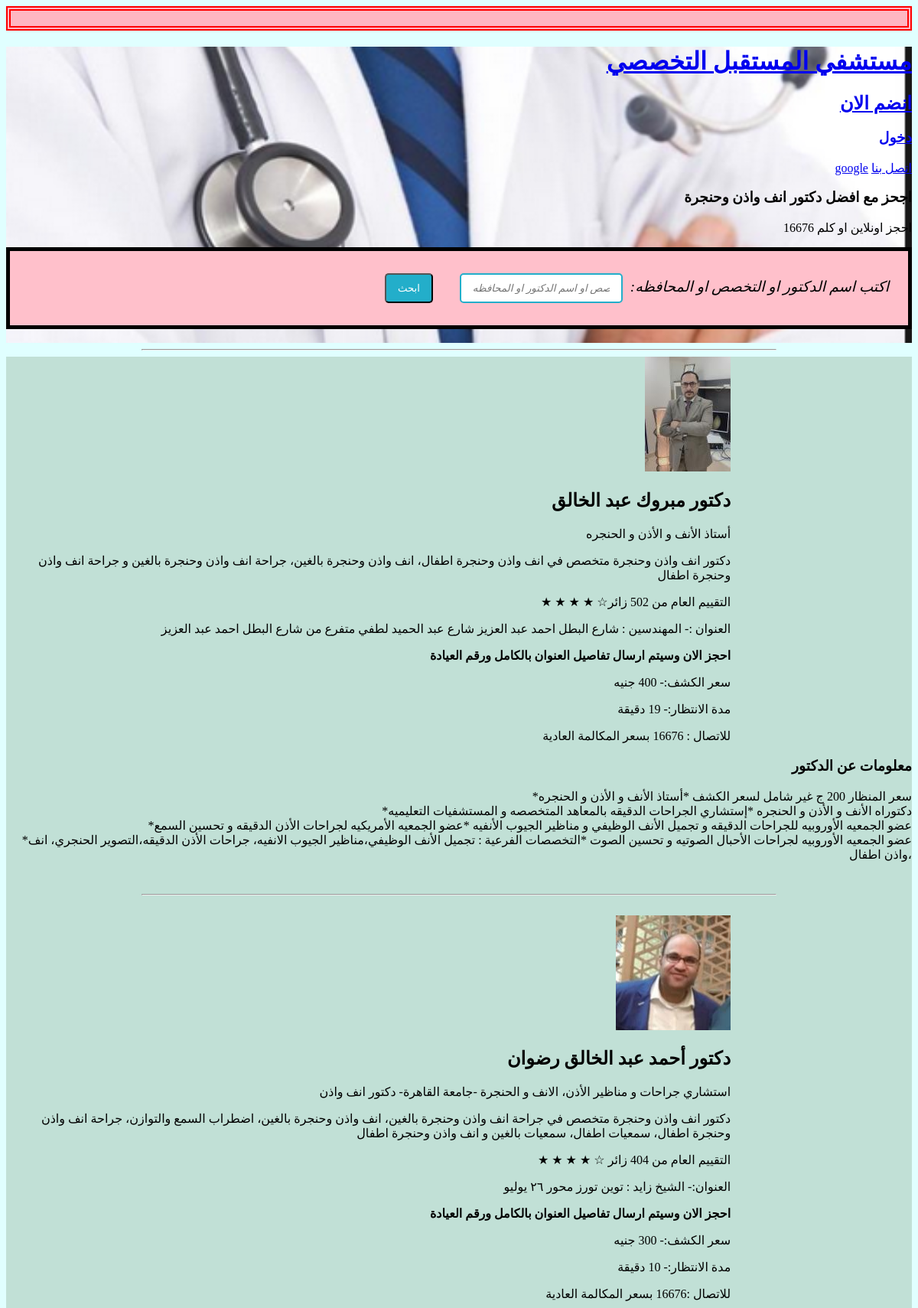
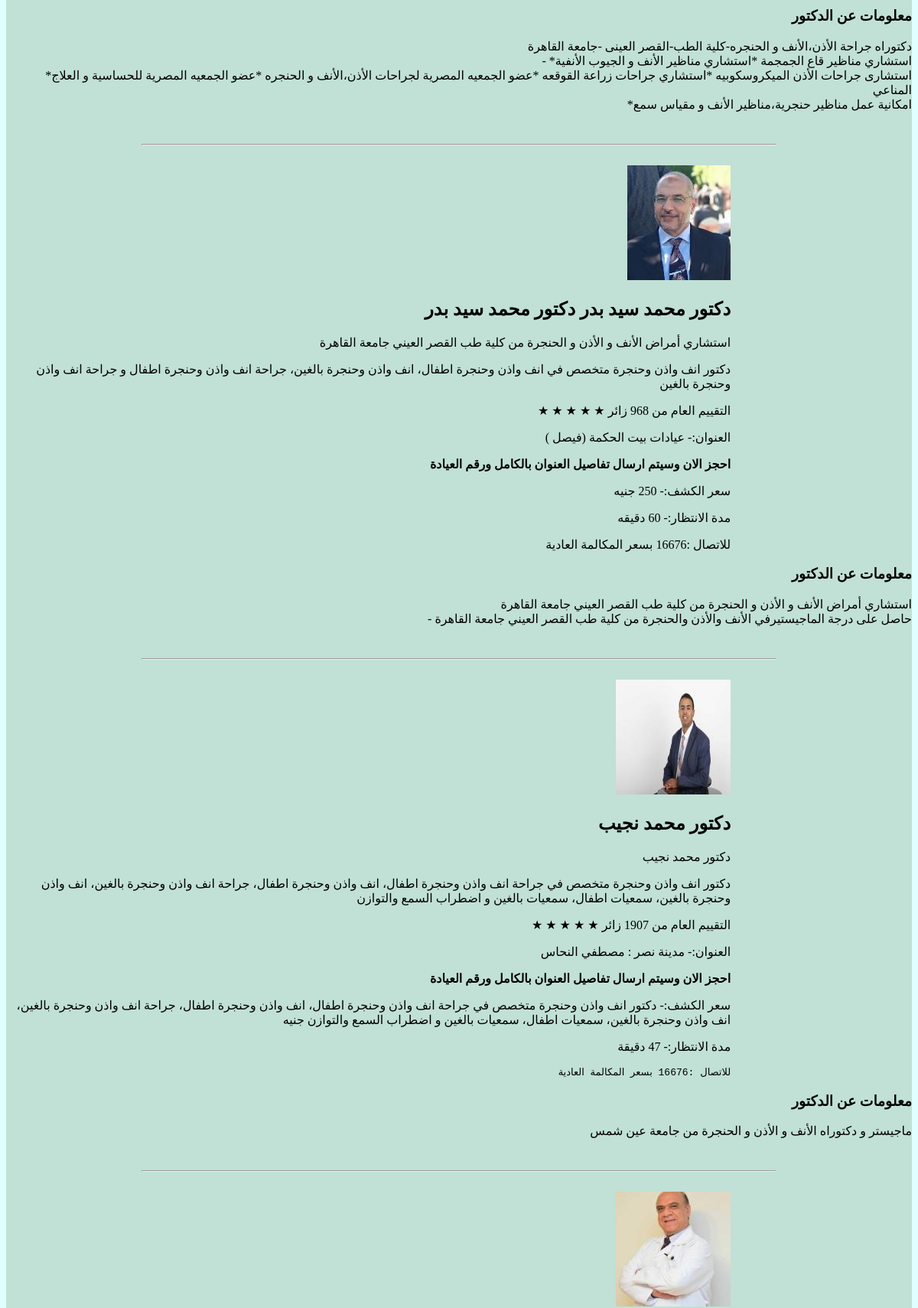
/nose.php (upper part), run on the app's committed database (2 pictures, top to bottom).
### tables this page shows
CREATE TABLE `nose` (
  `ID` int(11) NOT NULL,
  `Name` varchar(200) NOT NULL,
  `degree` varchar(200) NOT NULL,
  `specialty` varchar(200) NOT NULL,
  `price` int(11) NOT NULL,
  `address` varchar(200) NOT NULL,
  `governorate` varchar(200) NOT NULL,
  `waiting` int(11) NOT NULL
);

### nose.php (the view, shortened to what this page needs)
<?php
 @$con=mysqli_connect("localhost","root","","user");
 mysqli_query($con,"SET NAMES 'UTF8'");
 mysqli_query($con,"SET CHARACTER SET UTF8");
?>
<!DOCTYPE html>
<html lang="en">
<head>
    <link rel="stylesheet" href="three.css">
</head>
<body>
<div class ="card"style="border: 6px double ; border-color: red; text-align: center; background-color:lightpink;" >
    <form action="reservation.php ">
    </form>
</div>
<div class="top">
    <header>
       <h1> <a href="project.php" class="logo"> مستشفي المستقبل التخصصي</a></h1>
        <nav>
        <h1> <a href="form.php"> انضم الان</a> </h1>
           <h3> <a href="enter.php">دخول</a></h3>
            <a
                href="http://https://future-hospital.com/?fbclid=IwAR325kz3psDUdB5nhryW7lgzC4C5Zf40j7wIOlrY274ww7Xs5iItWXadmj0">google</a>
            <a href="mailto:info@future-wedge.com"> اتصل بنا</a>
        </nav>
    </header>
    <section>
        <article>
            <div>
                <h3>اجحز مع افضل دكتور انف واذن وحنجرة</h3>
                <p> احجز اونلاين او كلم 16676</p>
            </div>
            <div>
                  <nav id="بحث"  style=" font-size:larger; background-color:pink; border: 5px solid;">
            <form  method="GET" style="center;" >
            <ul>
            <li><button type="submit" name="search">ابحث</button></li>
            <li><input type="text" name="Name"    placeholder="ابحث هنا بالتخصص او اسم الدكتور او المحافظه">:اكتب اسم الدكتور او التخصص او المحافظه  </li>
                   </form>
            </nav>
                  </div>
        </article>
        <br>
    </div>
        <hr>
<div class="second">
        <article>
            <div class="first" >
                <img src="media2/doctor-mabrouk-abdelkhalek-ear-nose-and-throat_20201207062555843.jpg" alt="">
                <h1   >
                        <?php $id='1';
                         $query = mysqli_query($con,"select *from nose where ID='$id'");
                         echo mysqli_fetch_array($query)[1];
                        ?>
                </h1>
                <p>
                        <?php $id='1';
                         $query = mysqli_query($con,"select *from nose where ID='$id'");
                         echo mysqli_fetch_array($query)[2];
                        ?>
                </p>
                <p>
                        <?php $id='1';
                         $query = mysqli_query($con,"select *from nose where ID='$id'");
                         echo mysqli_fetch_array($query)[3];
                        ?>
                </p>
                <p> &starf; &starf; &starf; &starf; &star;التقييم العام من 502 زائر </p>
                <p> العنوان :-
                        <?php $id='1';
                         $query = mysqli_query($con,"select *from nose where ID='$id'");
                         echo mysqli_fetch_array($query)[5];
                        ?>
                </p>
                <b><p>احجز الان وسيتم ارسال تفاصيل العنوان بالكامل ورقم العيادة</p></b>
                <p>سعر الكشف:-
                        <?php $id='1';
                         $query = mysqli_query($con,"select *from nose where ID='$id'");
                         echo mysqli_fetch_array($query)[4];
                        ?>  جنيه
                </p>
                <p> مدة الانتظار:-
                        ?>  دقيقة
                </p>
                <p> للاتصال : 16676 بسعر المكالمة العادية</p>
            </div>
            <div>
                <h3>معلومات عن الدكتور</h3>
                <p>*سعر المنظار 200 ج غير شامل لسعر الكشف *أستاذ الأنف و الأذن و الحنجره <br>*دكتوراه الأنف و الأذن و
                    الحنجره *إستشاري الجراحات الدقيقه بالمعاهد المتخصصه و المستشفيات التعليميه<br> *عضو الجمعيه الأوروبيه
                    للجراحات الدقيقه و تجميل الأنف الوظيفي و مناظير الجيوب الأنفيه *عضو الجمعيه الأمريكيه لجراحات الأذن
                    الدقيقه و تحسين السمع <br>*عضو الجمعيه الأوروبيه لجراحات الأحبال الصوتيه و تحسين الصوت *التخصصات الفرعية
                    : تجميل الأنف الوظيفي،مناظير الجيوب الانفيه، جراحات الأذن الدقيقه،التصوير الحنجري، انف واذن اطفال،
                </p>
            </div>
        </article>
        <br>
        <hr>
        <br>
        <article>
            <div class="first" >
                <img src="media2/doctor-ahmed-radwan-ear--nose-and-throat_20191111235823079.jpg" alt="">
                <h1>
                        <?php $id='2';
                         $query = mysqli_query($con,"select *from nose where ID='$id'");
                         echo mysqli_fetch_array($query)[1];
                        ?>
                </h1>
                <p>
                        <?php $id='2';
                         $query = mysqli_query($con,"select *from nose where ID='$id'");
                         echo mysqli_fetch_array($query)[2];
                        ?>
                </p>
                <p>
                        <?php $id='2';
                         $query = mysqli_query($con,"select *from nose where ID='$id'");
                         echo mysqli_fetch_array($query)[3];
                        ?>
                </p>
                <p> &starf; &starf; &starf; &starf; &star; التقييم العام من 404 زائر</p>
                <p>العنوان:-
                        <?php $id='2';
                         $query = mysqli_query($con,"select *from nose where ID='$id'");
                         echo mysqli_fetch_array($query)[5];
                        ?>
                </p>
                <b><p>احجز الان وسيتم ارسال تفاصيل العنوان بالكامل ورقم العيادة</p></b>
                <p>سعر الكشف:-
                        ?> جنيه
                </p>
                <p> مدة الانتظار:-
                        ?> دقيقة
                </p>
                <p> للاتصال :16676 بسعر المكالمة العادية</p>
            </div>
            <div>
                <h3>معلومات عن الدكتور</h3>
                <p>دكتوراه جراحة الأذن،الأنف و الحنجره-كلية الطب-القصر العينى -جامعة القاهرة<br>- *استشاري مناظير قاع
                    الجمجمة *استشاري مناظير الأنف و الجيوب الأنفية<br> *استشارى جراحات الأذن الميكروسكوبيه *استشاري جراحات
                    زراعة القوقعه *عضو الجمعيه المصرية لجراحات الأذن،الأنف و الحنجره *عضو الجمعيه المصرية للحساسية و
                    العلاج المناعي<br> *امكانية عمل مناظير حنجرية،مناظير الأنف و مقياس سمع </p>
            </div>
        </article>
        <br>
        <hr>
        <br>
        <article>
            <div class="first" >
                <img src="media2/clinic-sherif-salem-ear-nose-and-throat_20181003160939.jpg" alt="">
                <h1>
                    دكتور محمد سيد بدر
                        <?php $id='3';
                         $query = mysqli_query($con,"select *from nose where ID='$id'");
                         echo mysqli_fetch_array($query)[1];
                        ?>
                </h1>
                <p>
                        <?php $id='3';
                         $query = mysqli_query($con,"select *from nose where ID='$id'");
                         echo mysqli_fetch_array($query)[2];
                        ?>
                </p>
                <p>
                        <?php $id='3';
                         $query = mysqli_query($con,"select *from nose where ID='$id'");
                         echo mysqli_fetch_array($query)[3];
                        ?>
                </p>
                <p> &starf; &starf; &starf; &starf; &starf; التقييم العام من 968 زائر</p>
                <p>العنوان:-
                        <?php $id='3';
                         $query = mysqli_query($con,"select *from nose where ID='$id'");
                         echo mysqli_fetch_array($query)[5];
                        ?>
                </p>
                <b><p>احجز الان وسيتم ارسال تفاصيل العنوان بالكامل ورقم العيادة</p></b>
                <p>سعر الكشف:-
                        ?> جنيه
                </p>
                <p> مدة الانتظار:-
                        دقيقه
                </p>
                <p> للاتصال :16676 بسعر المكالمة العادية</p>
            </div>
            <div>
                <h3>معلومات عن الدكتور</h3>
                <p>استشاري أمراض الأنف و الأذن و الحنجرة من كلية طب القصر العيني جامعة القاهرة <br>- حاصل على درجة
                    الماجيستيرفي الأنف والأذن والحنجرة من كلية طب القصر العيني جامعة القاهرة </p>
            </div>
        </article>
        <br>
        <hr>
        <br>
        <article>
            <div class="first" >
                <img src="media2/doctor-mohamed-naguib-ear-nose-and-throat_20190111132019867.jpg" alt="">
                <h1>
                         <?php $id='4';
                         $query = mysqli_query($con,"select *from nose where ID='$id'");
                         echo mysqli_fetch_array($query)[1];
                        ?>
                </h1>
                <p>
                        <?php $id='4';
                         $query = mysqli_query($con,"select *from nose where ID='$id'");
                         echo mysqli_fetch_array($query)[2];
                        ?>
                </p>
                <p>
                        <?php $id='4';
                         $query = mysqli_query($con,"select *from nose where ID='$id'");
                         echo mysqli_fetch_array($query)[3];
                        ?>
                </p>
                <p> &starf; &starf; &starf; &starf; &starf; التقييم العام من 1907 زائر</p>
                <p>العنوان:-
                        <?php $id='4';
                         $query = mysqli_query($con,"select *from nose where ID='$id'");
                         echo mysqli_fetch_array($query)[5];
                        ?>
                </p>
                <b><p>احجز الان وسيتم ارسال تفاصيل العنوان بالكامل ورقم العيادة</p></b>
                <p>سعر الكشف:- <?php $id='4';
                         $query = mysqli_query($con,"select *from nose where ID='$id'");
                         echo mysqli_fetch_array($query)[3];
                        ?> جنيه
                </p>
                <p> مدة الانتظار:-
                     <?php $id='4';
                         $query = mysqli_query($con,"select *from nose where ID='$id'");
                         echo mysqli_fetch_array($query)[7];
                        ?>
                    دقيقة
                </p>
                <pre> للاتصال :16676 بسعر المكالمة العادية</pre>
            </div>
            <div>
                <h3> معلومات عن الدكتور</h3>
                <p>ماجيستر و دكتوراه الأنف و الأذن و الحنجرة من جامعة عين شمس </p>
            </div>
        </article>
        <br>
        <hr>
        <br>
        <article>
            <div class="first" >
                <img src="media2/doctoreffatabdelfattah-life-clinics_20220706155535064.jpg" alt="">
            </div>
        </article>
        <br>
        <br>
        <br>
        <br>
        <br>
        <br>
        <br>
        <br>
            </div>
        <br>
        <br>
        <br>
        <br>
        <br>
        <br>
</body>
</html>

### three.css (style rules this page uses)
body { text-align: right; }
.top { background-image: url(media2/Screenshot\ 2022-08-10\ 174740.png); background-repeat: no-repeat; background-size: cover; width: 100%; height: 100%; }
.first { margin-right: 20%; }
.second { background-color: rgb(193, 224, 214); }
hr { width: 70%; color: rgb(170, 6, 247); }
ul { list-style-type: none; }
ul li { background-position:0px 5px; padding-left:20px; background-repeat:no-repeat; display:inline-block; }
body { text-align: right; background-color: lightcyan; }
button { float:center; background:rgb(35,174,202); padding:10px 15px; color:#fff; border-radius:5px; margin-right:10px; height: 100%; width: fit-content; height: 100%; }
input { padding:10px 15px; border-radius:5px; margin-right:10px; font-style:italic; display: inline-block; border:2px solid rgb(35,174,202) ; }
form { border-radius:5px; margin-right:10px; padding:10px 15px; font-style:italic; }

### data on the page
nose: Name "دكتور مبروك عبد الخالق", degree "أستاذ الأنف و الأذن و الحنجره", specialty "دكتور انف واذن وحنجرة متخصص في انف واذن وحنجرة اطفال، انف واذن وحنجرة بالغين، جراحة انف واذن وحنجرة بالغين و جراحة انف واذن وحنجرة اطفال", address "المهندسين : شارع البطل احمد عبد العزيز شارع عبد الحميد لطفي متفرع من شارع البطل احمد عبد العزيز", price "400"
nose: Name "دكتور أحمد عبد الخالق رضوان", degree "استشاري جراحات و مناظير الأذن، الانف و الحنجرة -جامعة القاهرة- دكتور انف واذن", specialty "دكتور انف واذن وحنجرة متخصص في جراحة انف واذن وحنجرة بالغين، انف واذن وحنجرة بالغين، اضطراب السمع والتوازن، جراحة انف واذن وحنجرة اطفال، سمعيات اطفال، سمعيات بالغين و انف واذن وحنجرة اطفال", address "الشيخ زايد : توين تورز محور ٢٦ يوليو"
nose: Name "دكتور محمد سيد بدر", degree "استشاري أمراض الأنف و الأذن و الحنجرة من كلية طب القصر العيني جامعة القاهرة", specialty "دكتور انف واذن وحنجرة متخصص في انف واذن وحنجرة اطفال، انف واذن وحنجرة بالغين، جراحة انف واذن وحنجرة اطفال و جراحة انف واذن وحنجرة بالغين", address "عيادات بيت الحكمة (فيصل )"
nose: Name "دكتور محمد نجيب", degree "دكتور محمد نجيب", specialty "دكتور انف واذن وحنجرة متخصص في جراحة انف واذن وحنجرة اطفال، انف واذن وحنجرة اطفال، جراحة انف واذن وحنجرة بالغين، انف واذن وحنجرة بالغين، سمعيات اطفال، سمعيات بالغين و اضطراب السمع والتوازن", address "مدينة نصر : مصطفي النحاس", waiting "47"
